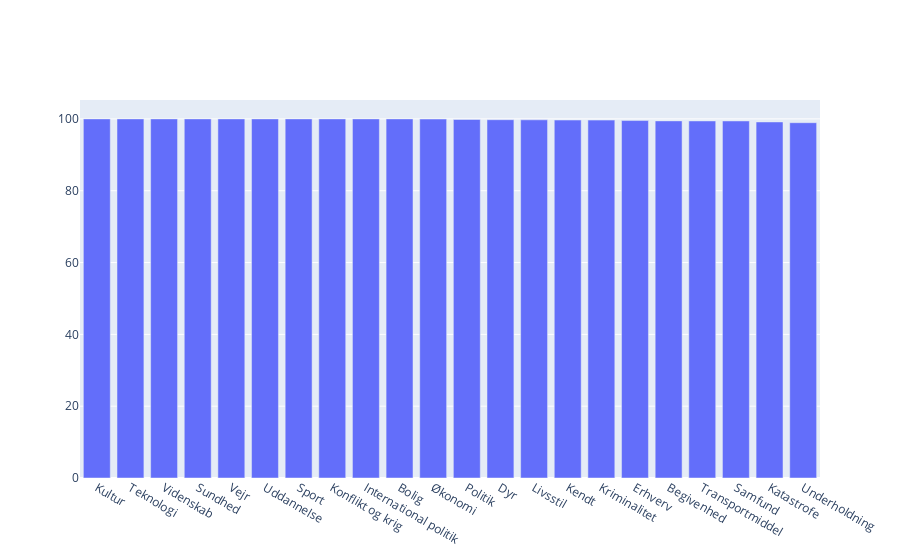

The cell this chart's notebook holds for it:
### Code cell
# Find the average scroll percentages across each topic

# Get the average scroll length for each article
for k,v in zip(unique_topic_scroll_freq.keys(), unique_topic_scroll_freq.values()):
    unique_topic_scroll_freq[k] = np.nanmean(v)

sorted_unique_topic_scroll_freq = dict(sorted(unique_topic_scroll_freq.items(), key = lambda x: x[1], reverse = True))


indices = [x for x in sorted_unique_topic_scroll_freq . keys()]
values = [x for x in sorted_unique_topic_scroll_freq.values()]

fig = go.Figure()

# Add traces
fig.add_trace(go.Bar(x = indices, y = values,
                         
                         )

)

fig.update_traces(texttemplate='%{text:.2s}', textposition='outside')
fig.update_layout(uniformtext_minsize=8, uniformtext_mode='hide')

fig.show()

### Figure 1 — Plotly figure (JSON) as saved in the notebook; plotly's stock layout.template omitted (floating-point values rounded to 4 significant figures)
{"data": [{"textposition": "outside", "texttemplate": "%{text:.2s}", "type": "bar", "x": ["Kultur", "Teknologi", "Videnskab", "Sundhed", "Vejr", "Uddannelse", "Sport", "Konflikt og krig", "International politik", "Bolig", "Økonomi", "Politik", "Dyr", "Livsstil", "Kendt", "Kriminalitet", "Erhverv", "Begivenhed", "Transportmiddel", "Samfund", "Katastrofe", "Underholdning"], "y": [100, 100, 100, 100, 100, 100, 100, 100, 100, 100, 99.95, 99.83, 99.77, 99.74, 99.68, 99.66, 99.54, 99.45, 99.43, 99.43, 99.15, 98.94]}], "layout": {"uniformtext": {"minsize": 8, "mode": "hide"}}}
